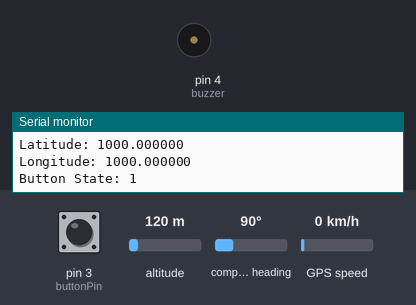
Simulated run of this sketch. Board: Arduino Uno, built with avr-gcc and run on an emulated ATmega328P. Parts: buzzer (waves = sounding, pin HIGH), the last lines printed to the serial monitor. Inputs (shaded band) come from the test bench; at power-on: pin 3 (buttonPin) HIGH, altitude 120 m, compass heading 90°, GPS speed 0 km/h. The GPS gets a fix after 3 s at 37.7749, -122.4194 with 8 satellites; the modem accepts every AT command (registered, SIM ready, sends succeed) and sends nothing else.

Above: at 1.4 s.
1.5 s: pin 3 (buttonPin) pulled LOW for 3.2 s
At 4.3 s:
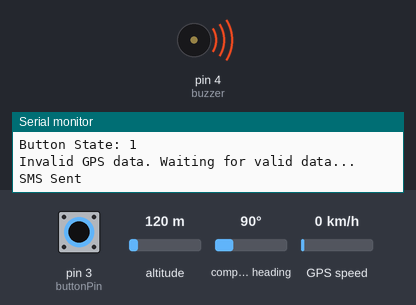
Timing chart, 0 to 6.2 s (numbered marks = the images above; inputs shaded):
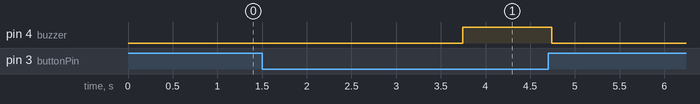

Measured:
- after the input at 1.5 s, pin 4 (buzzer): LOW → HIGH after 2.2 s, → LOW 1.0 s later

The sketch:

check_gps.ino
```cpp
#include <SoftwareSerial.h>
#include <TinyGPS.h>
#include <Wire.h>

SoftwareSerial Gsm(7, 8);           // RX, TX pins for GSM module
SoftwareSerial gpsSerial(10, 11);   // RX, TX pins for GPS module
char phone_no[] = "+8801752433467"; // Replace with your phone number
TinyGPS gps;

int buttonPin = 3;
int buzzer = 4;
int buttonState;
unsigned long lastButtonPressTime = 0;
bool isSMSsent = false;

void setup() {
  Serial.begin(9600);        // For debugging
  Gsm.begin(9600);           // For GSM module
  gpsSerial.begin(9600);     // For GPS module

  // Configure GSM module
  Gsm.print("AT+CMGF=1\r");  // Set SMS mode to text
  delay(100);
  Gsm.print("AT+CNMI=2,2,0,0,0\r"); // Configure SMS reception
  delay(100);

  // Set up pins
  pinMode(buttonPin, INPUT_PULLUP);
  pinMode(buzzer, OUTPUT);
  digitalWrite(buzzer, LOW); // Ensure buzzer is off initially
}

void loop() {
  bool newData = false;
  unsigned long chars;
  unsigned short sentences, failed;
  float flat = TinyGPS::GPS_INVALID_F_ANGLE;
  float flon = TinyGPS::GPS_INVALID_F_ANGLE;

  // Check for new GPS data
  for (unsigned long start = millis(); millis() - start < 1000;) {
    while (gpsSerial.available()) {
      char c = gpsSerial.read();
      if (gps.encode(c)) {
        newData = true;  // New GPS data available
      }
    }
  }

  // Get GPS position
  if (newData) {
    unsigned long age;
    gps.f_get_position(&flat, &flon, &age);
  }

  // Read button state
  buttonState = digitalRead(buttonPin);

  // Handle button press with debounce
  if (buttonState == LOW && millis() - lastButtonPressTime > 1000) {
    lastButtonPressTime = millis();  // Update last press time

    if (!isSMSsent) {
      // Validate GPS data
      if (flat == TinyGPS::GPS_INVALID_F_ANGLE || flon == TinyGPS::GPS_INVALID_F_ANGLE) {
        Serial.println("Invalid GPS data. Waiting for valid data...");
        return;
      }

      // Send SMS
      sendSMS(flat, flon);
      digitalWrite(buzzer, HIGH); // Turn on buzzer for alert
      delay(1000);               // Buzzer duration
      digitalWrite(buzzer, LOW); // Turn off buzzer
      isSMSsent = true;          // Mark SMS as sent
    }
  } else if (buttonState == HIGH && isSMSsent) {
    isSMSsent = false;  // Reset SMS flag when button is released
  }

  // Print debug information
  gps.stats(&chars, &sentences, &failed);
  Serial.print("Latitude: "); Serial.println(flat, 6);
  Serial.print("Longitude: "); Serial.println(flon, 6);
  Serial.print("Button State: "); Serial.println(buttonState);
}

// Function to send SMS
void sendSMS(float latitude, float longitude) {
  Gsm.print("AT+CMGS=\"");
  Gsm.print(phone_no);
  Gsm.println("\"");
  delay(200);
  Gsm.print("I am in danger! Lat: ");
  Gsm.print(latitude, 6);  // Send latitude with precision
  Gsm.print(", Lon: ");
  Gsm.print(longitude, 6); // Send longitude with precision
  Gsm.write((char)26);     // End of SMS
  delay(200);
  Serial.println("SMS Sent");
}
```
